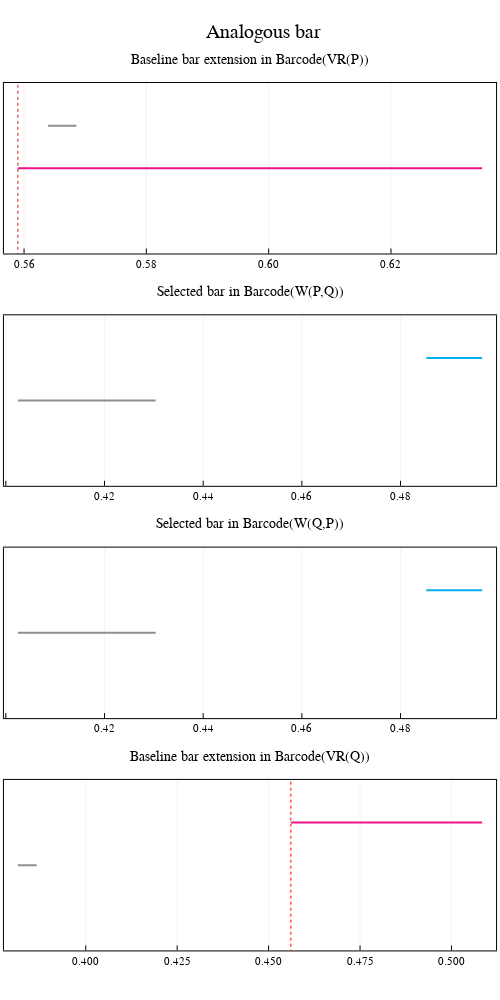

Notebook code cell kept with this figure:
### Code cell
plot_analogous_bars(extension_V1, extension_AL)

### Figure 1 — Plotly figure (JSON) as saved in the notebook; plotly's stock layout.template omitted (floating-point values rounded to 4 significant figures)
{"data": [{"colorbar": {"title": ""}, "hoverinfo": "text", "legendgroup": "y1", "line": {"color": "rgba(143, 143, 143, 1.000)", "dash": "solid", "shape": "linear", "width": null}, "mode": "lines", "name": "y1", "showlegend": true, "text": ["class 2", "class 2"], "type": "scatter", "x": [0.559, 0.559], "xaxis": "x2", "y": [1, 1], "yaxis": "y2", "zmax": null, "zmin": null}, {"colorbar": {"title": ""}, "hoverinfo": "text", "legendgroup": "y2", "line": {"color": "rgba(238, 18, 137, 1.000)", "dash": "solid", "shape": "linear", "width": null}, "mode": "lines", "name": "y2", "showlegend": true, "text": ["class 2", "class 2"], "type": "scatter", "x": [0.559, 0.6349], "xaxis": "x2", "y": [1, 1], "yaxis": "y2", "zmax": null, "zmin": null}, {"colorbar": {"title": ""}, "hoverinfo": "text", "legendgroup": "y3", "line": {"color": "rgba(143, 143, 143, 1.000)", "dash": "solid", "shape": "linear", "width": null}, "mode": "lines", "name": "y3", "showlegend": true, "text": ["class 1", "class 1"], "type": "scatter", "x": [0.5639, 0.5686], "xaxis": "x2", "y": [2, 2], "yaxis": "y2", "zmax": null, "zmin": null}, {"colorbar": {"title": ""}, "legendgroup": "y4", "line": {"color": "rgba(255, 0, 0, 1.000)", "dash": "dot", "shape": "linear", "width": 1}, "mode": "lines", "name": "y4", "showlegend": true, "type": "scatter", "x": [0.559, 0.559], "xaxis": "x2", "y": [-401, 403], "yaxis": "y2", "zmax": null, "zmin": null}, {"colorbar": {"title": ""}, "hoverinfo": "text", "legendgroup": "y1", "line": {"color": "rgba(143, 143, 143, 1.000)", "dash": "solid", "shape": "linear", "width": null}, "mode": "lines", "name": "y1", "showlegend": true, "text": ["class 1", "class 1"], "type": "scatter", "x": [0.4024, 0.4304], "xaxis": "x3", "y": [1, 1], "yaxis": "y3", "zmax": null, "zmin": null}, {"colorbar": {"title": ""}, "hoverinfo": "text", "legendgroup": "y2", "line": {"color": "rgba(0, 178, 238, 1.000)", "dash": "solid", "shape": "linear", "width": null}, "mode": "lines", "name": "y2", "showlegend": true, "text": ["class 2", "class 2"], "type": "scatter", "x": [0.4852, 0.4965], "xaxis": "x3", "y": [2, 2], "yaxis": "y3", "zmax": null, "zmin": null}, {"colorbar": {"title": ""}, "hoverinfo": "text", "legendgroup": "y1", "line": {"color": "rgba(143, 143, 143, 1.000)", "dash": "solid", "shape": "linear", "width": null}, "mode": "lines", "name": "y1", "showlegend": true, "text": ["class 1", "class 1"], "type": "scatter", "x": [0.4024, 0.4304], "xaxis": "x4", "y": [1, 1], "yaxis": "y4", "zmax": null, "zmin": null}, {"colorbar": {"title": ""}, "hoverinfo": "text", "legendgroup": "y2", "line": {"color": "rgba(0, 178, 238, 1.000)", "dash": "solid", "shape": "linear", "width": null}, "mode": "lines", "name": "y2", "showlegend": true, "text": ["class 2", "class 2"], "type": "scatter", "x": [0.4852, 0.4965], "xaxis": "x4", "y": [2, 2], "yaxis": "y4", "zmax": null, "zmin": null}, {"colorbar": {"title": ""}, "hoverinfo": "text", "legendgroup": "y1", "line": {"color": "rgba(143, 143, 143, 1.000)", "dash": "solid", "shape": "linear", "width": null}, "mode": "lines", "name": "y1", "showlegend": true, "text": ["class 1", "class 1"], "type": "scatter", "x": [0.3814, 0.3866], "xaxis": "x5", "y": [1, 1], "yaxis": "y5", "zmax": null, "zmin": null}, {"colorbar": {"title": ""}, "hoverinfo": "text", "legendgroup": "y2", "line": {"color": "rgba(143, 143, 143, 1.000)", "dash": "solid", "shape": "linear", "width": null}, "mode": "lines", "name": "y2", "showlegend": true, "text": ["class 2", "class 2"], "type": "scatter", "x": [0.4561, 0.4561], "xaxis": "x5", "y": [2, 2], "yaxis": "y5", "zmax": null, "zmin": null}, {"colorbar": {"title": ""}, "hoverinfo": "text", "legendgroup": "y3", "line": {"color": "rgba(238, 18, 137, 1.000)", "dash": "solid", "shape": "linear", "width": null}, "mode": "lines", "name": "y3", "showlegend": true, "text": ["class 2", "class 2"], "type": "scatter", "x": [0.4561, 0.5084], "xaxis": "x5", "y": [2, 2], "yaxis": "y5", "zmax": null, "zmin": null}, {"colorbar": {"title": ""}, "legendgroup": "y4", "line": {"color": "rgba(255, 0, 0, 1.000)", "dash": "dot", "shape": "linear", "width": 1}, "mode": "lines", "name": "y4", "showlegend": true, "type": "scatter", "x": [0.4561, 0.4561], "xaxis": "x5", "y": [-401, 403], "yaxis": "y5", "zmax": null, "zmin": null}], "layout": {"annotations": [{"font": {"color": "rgba(0, 0, 0, 1.000)", "family": "sans-serif", "size": 20}, "rotation": 0, "showarrow": false, "text": "Analogous bar", "x": 0.5267, "xanchor": "center", "xref": "paper", "y": 1, "yanchor": "top", "yref": "paper"}, {"font": {"color": "rgba(0, 0, 0, 1.000)", "family": "sans-serif", "size": 14}, "rotation": 0, "showarrow": false, "text": "Baseline bar extension in Barcode(VR(P))", "x": 0.5, "xanchor": "center", "xref": "paper", "y": 0.968, "yanchor": "top", "yref": "paper"}, {"font": {"color": "rgba(0, 0, 0, 1.000)", "family": "sans-serif", "size": 14}, "rotation": 0, "showarrow": false, "text": "Selected bar in Barcode(W(P,Q))", "x": 0.5, "xanchor": "center", "xref": "paper", "y": 0.726, "yanchor": "top", "yref": "paper"}, {"font": {"color": "rgba(0, 0, 0, 1.000)", "family": "sans-serif", "size": 14}, "rotation": 0, "showarrow": false, "text": "Selected bar in Barcode(W(Q,P))", "x": 0.5, "xanchor": "center", "xref": "paper", "y": 0.484, "yanchor": "top", "yref": "paper"}, {"font": {"color": "rgba(0, 0, 0, 1.000)", "family": "sans-serif", "size": 14}, "rotation": 0, "showarrow": false, "text": "Baseline bar extension in Barcode(VR(Q))", "x": 0.5, "xanchor": "center", "xref": "paper", "y": 0.242, "yanchor": "top", "yref": "paper"}], "height": 1000, "legend_position": {"bgcolor": "rgba(255, 255, 255, 1.000)", "bordercolor": "rgba(0, 0, 0, 1.000)", "borderwidth": 1, "font": {"color": "rgba(0, 0, 0, 1.000)", "family": "sans-serif", "size": 11}, "title": {"font": {"color": "rgba(0, 0, 0, 1.000)", "family": "sans-serif", "size": 15}, "text": ""}, "tracegroupgap": 0, "traceorder": "normal", "x": 1, "xanchor": "auto", "y": 1, "yanchor": "auto"}, "margin": {"b": 20, "l": 0, "r": 0, "t": 20}, "paper_bgcolor": "rgba(255, 255, 255, 1.000)", "plot_bgcolor": "rgba(255, 255, 255, 1.000)", "showlegend": false, "width": 500, "xaxis1": {"anchor": "y1", "domain": [0.06121, 0.9921], "gridcolor": "rgba(0, 0, 0, 0.100)", "gridwidth": 0.5, "linecolor": "rgba(0, 0, 0, 1.000)", "mirror": false, "range": [0, 1], "showgrid": false, "showline": false, "showticklabels": false, "tickangle": 0, "tickcolor": "rgba(0, 0, 0, 0.000)", "tickfont": {"color": "rgba(0, 0, 0, 1.000)", "family": "sans-serif", "size": 11}, "tickmode": "array", "ticks": "inside", "ticktext": ["0.0", "0.2", "0.4", "0.6", "0.8", "1.0"], "tickvals": [0, 0.2, 0.4, 0.6, 0.8, 1], "title": "", "titlefont": {"color": "rgba(0, 0, 0, 1.000)", "family": "sans-serif", "size": 15}, "type": "-", "visible": true, "zeroline": false, "zerolinecolor": "rgba(0, 0, 0, 1.000)"}, "xaxis2": {"anchor": "y2", "domain": [0.007874, 0.9921], "gridcolor": "rgba(0, 0, 0, 0.100)", "gridwidth": 0.5, "linecolor": "rgba(0, 0, 0, 1.000)", "mirror": true, "range": [0.5567, 0.6372], "showgrid": true, "showline": true, "showticklabels": true, "tickangle": 0, "tickcolor": "rgb(0, 0, 0)", "tickfont": {"color": "rgba(0, 0, 0, 1.000)", "family": "sans-serif", "size": 11}, "tickmode": "array", "ticks": "inside", "ticktext": ["0.56", "0.58", "0.60", "0.62"], "tickvals": [0.56, 0.58, 0.6, 0.62], "title": "", "titlefont": {"color": "rgba(0, 0, 0, 1.000)", "family": "sans-serif", "size": 15}, "type": "-", "visible": true, "zeroline": false, "zerolinecolor": "rgba(0, 0, 0, 1.000)"}, "xaxis3": {"anchor": "y3", "domain": [0.007874, 0.9921], "gridcolor": "rgba(0, 0, 0, 0.100)", "gridwidth": 0.5, "linecolor": "rgba(0, 0, 0, 1.000)", "mirror": true, "range": [0.3996, 0.4994], "showgrid": true, "showline": true, "showticklabels": true, "tickangle": 0, "tickcolor": "rgb(0, 0, 0)", "tickfont": {"color": "rgba(0, 0, 0, 1.000)", "family": "sans-serif", "size": 11}, "tickmode": "array", "ticks": "inside", "ticktext": ["0.40", "0.42", "0.44", "0.46", "0.48"], "tickvals": [0.4, 0.42, 0.44, 0.46, 0.48], "title": "", "titlefont": {"color": "rgba(0, 0, 0, 1.000)", "family": "sans-serif", "size": 15}, "type": "-", "visible": true, "zeroline": false, "zerolinecolor": "rgba(0, 0, 0, 1.000)"}, "xaxis4": {"anchor": "y4", "domain": [0.007874, 0.9921], "gridcolor": "rgba(0, 0, 0, 0.100)", "gridwidth": 0.5, "linecolor": "rgba(0, 0, 0, 1.000)", "mirror": true, "range": [0.3996, 0.4994], "showgrid": true, "showline": true, "showticklabels": true, "tickangle": 0, "tickcolor": "rgb(0, 0, 0)", "tickfont": {"color": "rgba(0, 0, 0, 1.000)", "family": "sans-serif", "size": 11}, "tickmode": "array", "ticks": "inside", "ticktext": ["0.40", "0.42", "0.44", "0.46", "0.48"], "tickvals": [0.4, 0.42, 0.44, 0.46, 0.48], "title": "", "titlefont": {"color": "rgba(0, 0, 0, 1.000)", "family": "sans-serif", "size": 15}, "type": "-", "visible": true, "zeroline": false, "zerolinecolor": "rgba(0, 0, 0, 1.000)"}, "xaxis5": {"anchor": "y5", "domain": [0.007874, 0.9921], "gridcolor": "rgba(0, 0, 0, 0.100)", "gridwidth": 0.5, "linecolor": "rgba(0, 0, 0, 1.000)", "mirror": true, "range": [0.3776, 0.5122], "showgrid": true, "showline": true, "showticklabels": true, "tickangle": 0, "tickcolor": "rgb(0, 0, 0)", "tickfont": {"color": "rgba(0, 0, 0, 1.000)", "family": "sans-serif", "size": 11}, "tickmode": "array", "ticks": "inside", "ticktext": ["0.400", "0.425", "0.450", "0.475", "0.500"], "tickvals": [0.4, 0.425, 0.45, 0.475, 0.5], "title": "", "titlefont": {"color": "rgba(0, 0, 0, 1.000)", "family": "sans-serif", "size": 15}, "type": "-", "visible": true, "zeroline": false, "zerolinecolor": "rgba(0, 0, 0, 1.000)"}, "yaxis1": {"anchor": "x1", "domain": [0.9291, 0.9766], "gridcolor": "rgba(0, 0, 0, 0.100)", "gridwidth": 0.5, "linecolor": "rgba(0, 0, 0, 1.000)", "mirror": false, "range": [0, 1], "showgrid": false, "showline": false, "showticklabels": false, "tickangle": 0, "tickcolor": "rgba(0, 0, 0, 0.000)", "tickfont": {"color": "rgba(0, 0, 0, 1.000)", "family": "sans-serif", "size": 11}, "tickmode": "array", "ticks": "inside", "ticktext": ["0.0", "0.2", "0.4", "0.6", "0.8", "1.0"], "tickvals": [0, 0.2, 0.4, 0.6, 0.8, 1], "title": "", "titlefont": {"color": "rgba(0, 0, 0, 1.000)", "family": "sans-serif", "size": 15}, "type": "-", "visible": true, "zeroline": false, "zerolinecolor": "rgba(0, 0, 0, 1.000)"}, "yaxis2": {"anchor": "x2", "domain": [0.7568, 0.9344], "gridcolor": "rgba(0, 0, 0, 0.100)", "gridwidth": 0.5, "linecolor": "rgba(0, 0, 0, 1.000)", "mirror": true, "range": [-1, 3], "showgrid": true, "showline": true, "showticklabels": true, "tickangle": 0, "tickcolor": "rgb(0, 0, 0)", "tickfont": {"color": "rgba(0, 0, 0, 1.000)", "family": "sans-serif", "size": 11}, "tickmode": "array", "ticks": "inside", "ticktext": [], "tickvals": [], "title": "", "titlefont": {"color": "rgba(0, 0, 0, 1.000)", "family": "sans-serif", "size": 15}, "type": "-", "visible": true, "zeroline": false, "zerolinecolor": "rgba(0, 0, 0, 1.000)"}, "yaxis3": {"anchor": "x3", "domain": [0.5148, 0.6924], "gridcolor": "rgba(0, 0, 0, 0.100)", "gridwidth": 0.5, "linecolor": "rgba(0, 0, 0, 1.000)", "mirror": true, "range": [-1, 3], "showgrid": true, "showline": true, "showticklabels": true, "tickangle": 0, "tickcolor": "rgb(0, 0, 0)", "tickfont": {"color": "rgba(0, 0, 0, 1.000)", "family": "sans-serif", "size": 11}, "tickmode": "array", "ticks": "inside", "ticktext": [], "tickvals": [], "title": "", "titlefont": {"color": "rgba(0, 0, 0, 1.000)", "family": "sans-serif", "size": 15}, "type": "-", "visible": true, "zeroline": false, "zerolinecolor": "rgba(0, 0, 0, 1.000)"}, "yaxis4": {"anchor": "x4", "domain": [0.2728, 0.4504], "gridcolor": "rgba(0, 0, 0, 0.100)", "gridwidth": 0.5, "linecolor": "rgba(0, 0, 0, 1.000)", "mirror": true, "range": [-1, 3], "showgrid": true, "showline": true, "showticklabels": true, "tickangle": 0, "tickcolor": "rgb(0, 0, 0)", "tickfont": {"color": "rgba(0, 0, 0, 1.000)", "family": "sans-serif", "size": 11}, "tickmode": "array", "ticks": "inside", "ticktext": [], "tickvals": [], "title": "", "titlefont": {"color": "rgba(0, 0, 0, 1.000)", "family": "sans-serif", "size": 15}, "type": "-", "visible": true, "zeroline": false, "zerolinecolor": "rgba(0, 0, 0, 1.000)"}, "yaxis5": {"anchor": "x5", "domain": [0.0308, 0.2084], "gridcolor": "rgba(0, 0, 0, 0.100)", "gridwidth": 0.5, "linecolor": "rgba(0, 0, 0, 1.000)", "mirror": true, "range": [-1, 3], "showgrid": true, "showline": true, "showticklabels": true, "tickangle": 0, "tickcolor": "rgb(0, 0, 0)", "tickfont": {"color": "rgba(0, 0, 0, 1.000)", "family": "sans-serif", "size": 11}, "tickmode": "array", "ticks": "inside", "ticktext": [], "tickvals": [], "title": "", "titlefont": {"color": "rgba(0, 0, 0, 1.000)", "family": "sans-serif", "size": 15}, "type": "-", "visible": true, "zeroline": false, "zerolinecolor": "rgba(0, 0, 0, 1.000)"}}}
